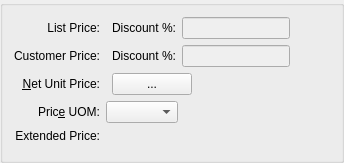
      <widget class="QGroupBox" name="_amountGroup">
       <property name="title">
        <string/>
       </property>
       <layout class="QGridLayout">
        <item row="1" column="2">
         <layout class="QHBoxLayout" name="horizontalLayout_17">
          <item>
           <widget class="CurrDisplay" name="_listPrice">
            <property name="format">
             <enum>CurrDisplay::SalesPrice</enum>
            </property>
           </widget>
          </item>
          <item>
           <widget class="QLabel" name="_discountFromListPriceLit_2">
            <property name="text">
             <string>Discount %:</string>
            </property>
            <property name="alignment">
             <set>Qt::AlignRight|Qt::AlignTrailing|Qt::AlignVCenter</set>
            </property>
           </widget>
          </item>
          <item>
           <widget class="XLineEdit" name="_discountFromListPrice">
            <property name="enabled">
             <bool>false</bool>
            </property>
            <property name="maximumSize">
             <size>
              <width>16777215</width>
              <height>16777215</height>
             </size>
            </property>
            <property name="focusPolicy">
             <enum>Qt::StrongFocus</enum>
            </property>
            <property name="alignment">
             <set>Qt::AlignRight</set>
            </property>
           </widget>
          </item>
          <item>
           <spacer name="horizontalSpacer_7">
            <property name="orientation">
             <enum>Qt::Horizontal</enum>
            </property>
            <property name="sizeHint" stdset="0">
             <size>
              <width>40</width>
              <height>20</height>
             </size>
            </property>
           </spacer>
          </item>
         </layout>
        </item>
        <item row="1" column="0">
         <widget class="QLabel" name="_listPriceLit_2">
          <property name="text">
           <string>List Price:</string>
          </property>
          <property name="alignment">
           <set>Qt::AlignRight|Qt::AlignTrailing|Qt::AlignVCenter</set>
          </property>
         </widget>
        </item>
        <item row="3" column="0">
         <widget class="QLabel" name="_netUnitPriceLit">
          <property name="text">
           <string>&amp;Net Unit Price:</string>
          </property>
          <property name="alignment">
           <set>Qt::AlignRight|Qt::AlignTrailing|Qt::AlignVCenter</set>
          </property>
          <property name="margin">
           <number>5</number>
          </property>
          <property name="buddy">
           <cstring>_netUnitPrice</cstring>
          </property>
         </widget>
        </item>
        <item row="4" column="2">
         <layout class="QHBoxLayout">
          <item>
           <widget class="XComboBox" name="_priceUOM">
            <property name="focusPolicy">
             <enum>Qt::ClickFocus</enum>
            </property>
            <property name="visible">
             <bool>false</bool>
            </property>
           </widget>
          </item>
          <item>
           <spacer>
            <property name="orientation">
             <enum>Qt::Horizontal</enum>
            </property>
            <property name="sizeHint" stdset="0">
             <size>
              <width>0</width>
              <height>20</height>
             </size>
            </property>
           </spacer>
          </item>
         </layout>
        </item>
        <item row="5" column="0">
         <widget class="QLabel" name="_extendedPriceLit">
          <property name="text">
           <string>Extended Price:</string>
          </property>
          <property name="alignment">
           <set>Qt::AlignRight|Qt::AlignTop|Qt::AlignTrailing</set>
          </property>
          <property name="margin">
           <number>5</number>
          </property>
         </widget>
        </item>
        <item row="3" column="2">
         <layout class="QHBoxLayout">
          <item>
           <widget class="CurrCluster" name="_netUnitPrice">
            <property name="format">
             <enum>CurrDisplay::SalesPrice</enum>
            </property>
            <property name="currencyEditable" stdset="0">
             <bool>false</bool>
            </property>
           </widget>
          </item>
          <item>
           <widget class="QPushButton" name="_listPrices">
            <property name="focusPolicy">
             <enum>Qt::NoFocus</enum>
            </property>
            <property name="text">
             <string> ... </string>
            </property>
           </widget>
          </item>
          <item>
           <spacer>
            <property name="orientation">
             <enum>Qt::Horizontal</enum>
            </property>
            <property name="sizeHint" stdset="0">
             <size>
              <width>0</width>
              <height>20</height>
             </size>
            </property>
           </spacer>
          </item>
         </layout>
        </item>
        <item row="4" column="0">
         <widget class="QLabel" name="_priceUOMLit">
          <property name="visible">
           <bool>false</bool>
          </property>
          <property name="text">
           <string>Pric&amp;e UOM:</string>
          </property>
          <property name="textFormat">
           <enum>Qt::RichText</enum>
          </property>
          <property name="alignment">
           <set>Qt::AlignRight|Qt::AlignTrailing|Qt::AlignVCenter</set>
          </property>
          <property name="margin">
           <number>5</number>
          </property>
          <property name="buddy">
           <cstring>_priceUOM</cstring>
          </property>
         </widget>
        </item>
        <item row="5" column="2">
         <layout class="QHBoxLayout">
          <item>
           <widget class="CurrCluster" name="_extendedPrice">
            <property name="focusPolicy">
             <enum>Qt::NoFocus</enum>
            </property>
            <property name="format">
             <enum>CurrDisplay::ExtPrice</enum>
            </property>
            <property name="localControl">
             <bool>false</bool>
            </property>
            <property name="currencyEditable" stdset="0">
             <bool>false</bool>
            </property>
            <property name="currencyVisible">
             <bool>false</bool>
            </property>
            <property name="enabled">
             <bool>false</bool>
            </property>
           </widget>
          </item>
          <item>
           <spacer>
            <property name="orientation">
             <enum>Qt::Horizontal</enum>
            </property>
            <property name="sizeHint" stdset="0">
             <size>
              <width>0</width>
              <height>20</height>
             </size>
            </property>
           </spacer>
          </item>
         </layout>
        </item>
        <item row="2" column="2">
         <layout class="QHBoxLayout" name="horizontalLayout_16">
          <item>
           <widget class="CurrDisplay" name="_customerPrice">
            <property name="format">
             <enum>CurrDisplay::SalesPrice</enum>
            </property>
           </widget>
          </item>
          <item>
           <widget class="QLabel" name="_discountFromCustLit_2">
            <property name="minimumSize">
             <size>
              <width>0</width>
              <height>0</height>
             </size>
            </property>
            <property name="text">
             <string>Discount %:</string>
            </property>
            <property name="alignment">
             <set>Qt::AlignRight|Qt::AlignTrailing|Qt::AlignVCenter</set>
            </property>
           </widget>
          </item>
          <item>
           <widget class="XLineEdit" name="_discountFromCust">
            <property name="enabled">
             <bool>false</bool>
            </property>
            <property name="alignment">
             <set>Qt::AlignRight|Qt::AlignTrailing|Qt::AlignVCenter</set>
            </property>
           </widget>
          </item>
          <item>
           <spacer name="horizontalSpacer_6">
            <property name="orientation">
             <enum>Qt::Horizontal</enum>
            </property>
            <property name="sizeHint" stdset="0">
             <size>
              <width>40</width>
              <height>20</height>
             </size>
            </property>
           </spacer>
          </item>
         </layout>
        </item>
        <item row="2" column="0">
         <widget class="QLabel" name="_customerPriceLit_2">
          <property name="text">
           <string>Customer Price:</string>
          </property>
          <property name="alignment">
           <set>Qt::AlignRight|Qt::AlignTrailing|Qt::AlignVCenter</set>
          </property>
         </widget>
        </item>
       </layout>
      </widget>
